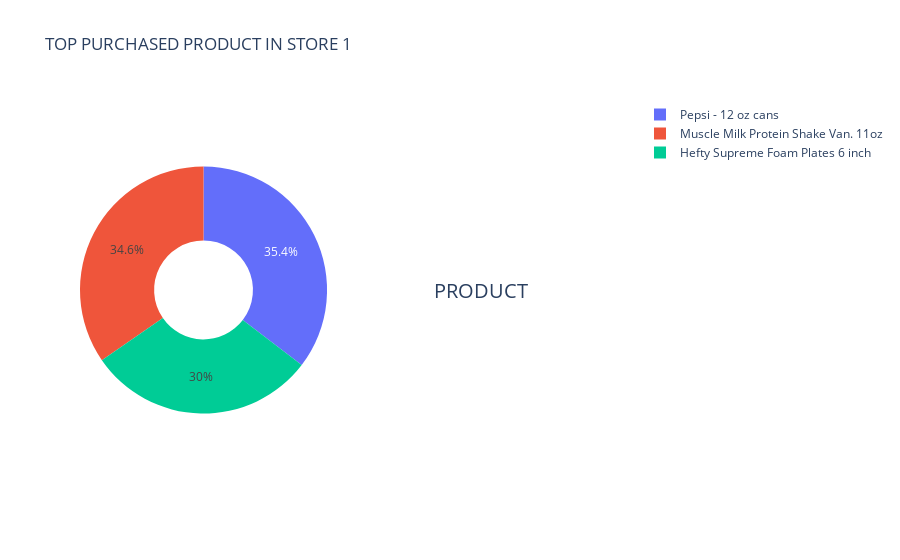

This figure's notebook cell:
### Code cell
import plotly.graph_objects as go
from plotly.subplots import make_subplots

labels = topmost_purchased_product['item']
values=topmost_purchased_product['quantity']

fig = make_subplots(rows=1, cols=2, specs=[[{'type':'domain'}, {'type':'domain'}]])
fig.add_trace(go.Pie(labels=labels, values=values.head(3), name="first store"),
              1, 1)


# Use `hole` to create a donut-like pie chart
fig.update_traces(hole=.4, hoverinfo="label+percent+name")

fig.update_layout(
    title_text="TOP PURCHASED PRODUCT IN STORE 1",
    # Add annotations in the center of the donut pies.
    annotations=[dict(text='PRODUCT', x=0.82, y=0.5, font_size=20, showarrow=False)])
fig.show()

### Figure 1 — Plotly figure (JSON) as saved in the notebook; plotly's stock layout.template omitted (floating-point values rounded to 4 significant figures; data arrays with more than 128 entries replaced by an {"elided": "..."} marker saying what was removed)
{"data": [{"domain": {"x": [0, 0.45], "y": [0, 1]}, "hole": 0.4, "hoverinfo": "label+percent+name", "labels": {"elided": "2178 str values"}, "name": "first store", "type": "pie", "values": [92, 90, 78]}], "layout": {"annotations": [{"font": {"size": 20}, "showarrow": false, "text": "PRODUCT", "x": 0.82, "y": 0.5}], "title": {"text": "TOP PURCHASED PRODUCT IN STORE 1"}}}
